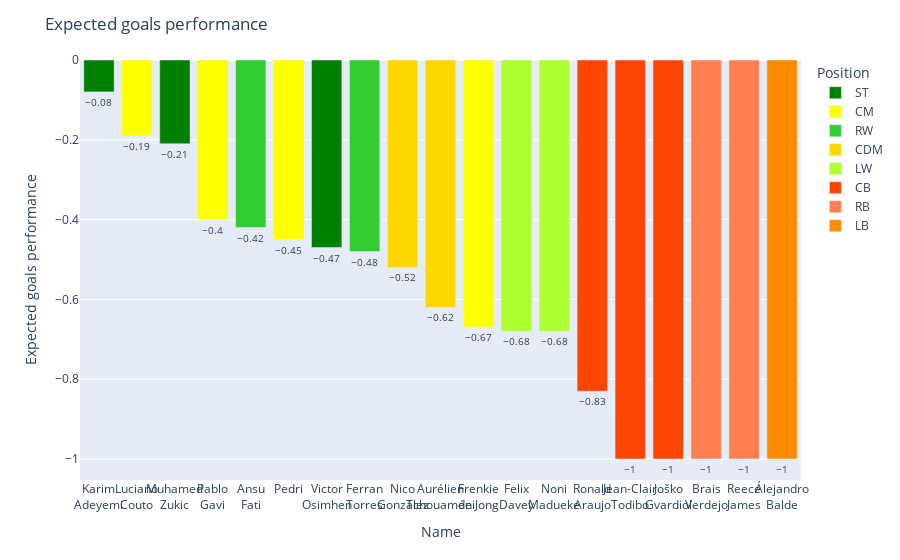

Here is the notebook cell this chart was saved with:
### Code cell
bar_plot('xGperf')

### Figure 1 — Plotly figure (JSON) as saved in the notebook; plotly's stock layout.template omitted (floating-point values rounded to 4 significant figures)
{"data": [{"alignmentgroup": "True", "cliponaxis": false, "customdata": [[862], [338], [1445]], "hovertemplate": "Position=ST<br>Name=%{x}<br>Expected goals performance=%{y}<br>MinutesPlayed=%{customdata[0]}<extra></extra>", "legendgroup": "ST", "marker": {"color": "green", "pattern": {"shape": ""}}, "name": "ST", "offsetgroup": "ST", "orientation": "v", "showlegend": true, "textfont": {"size": 10}, "textposition": "outside", "texttemplate": "%{y}", "type": "bar", "x": ["Karim<br>Adeyemi", "Muhamed<br>Zukic", "Victor<br>Osimhen"], "xaxis": "x", "y": [-0.08, -0.21, -0.47], "yaxis": "y"}, {"alignmentgroup": "True", "cliponaxis": false, "customdata": [[706], [1054], [1310], [1497]], "hovertemplate": "Position=CM<br>Name=%{x}<br>Expected goals performance=%{y}<br>MinutesPlayed=%{customdata[0]}<extra></extra>", "legendgroup": "CM", "marker": {"color": "yellow", "pattern": {"shape": ""}}, "name": "CM", "offsetgroup": "CM", "orientation": "v", "showlegend": true, "textfont": {"size": 10}, "textposition": "outside", "texttemplate": "%{y}", "type": "bar", "x": ["Luciano<br>Couto", "Pablo<br>Gavi", "Pedri", "Frenkie<br>de Jong"], "xaxis": "x", "y": [-0.19, -0.4, -0.45, -0.67], "yaxis": "y"}, {"alignmentgroup": "True", "cliponaxis": false, "customdata": [[1193], [1088]], "hovertemplate": "Position=RW<br>Name=%{x}<br>Expected goals performance=%{y}<br>MinutesPlayed=%{customdata[0]}<extra></extra>", "legendgroup": "RW", "marker": {"color": "limegreen", "pattern": {"shape": ""}}, "name": "RW", "offsetgroup": "RW", "orientation": "v", "showlegend": true, "textfont": {"size": 10}, "textposition": "outside", "texttemplate": "%{y}", "type": "bar", "x": ["Ansu<br>Fati", "Ferran<br>Torres"], "xaxis": "x", "y": [-0.42, -0.48], "yaxis": "y"}, {"alignmentgroup": "True", "cliponaxis": false, "customdata": [[1086], [1227]], "hovertemplate": "Position=CDM<br>Name=%{x}<br>Expected goals performance=%{y}<br>MinutesPlayed=%{customdata[0]}<extra></extra>", "legendgroup": "CDM", "marker": {"color": "gold", "pattern": {"shape": ""}}, "name": "CDM", "offsetgroup": "CDM", "orientation": "v", "showlegend": true, "textfont": {"size": 10}, "textposition": "outside", "texttemplate": "%{y}", "type": "bar", "x": ["Nico<br>González", "Aurélien<br>Tchouaméni"], "xaxis": "x", "y": [-0.52, -0.62], "yaxis": "y"}, {"alignmentgroup": "True", "cliponaxis": false, "customdata": [[967], [1017]], "hovertemplate": "Position=LW<br>Name=%{x}<br>Expected goals performance=%{y}<br>MinutesPlayed=%{customdata[0]}<extra></extra>", "legendgroup": "LW", "marker": {"color": "greenyellow", "pattern": {"shape": ""}}, "name": "LW", "offsetgroup": "LW", "orientation": "v", "showlegend": true, "textfont": {"size": 10}, "textposition": "outside", "texttemplate": "%{y}", "type": "bar", "x": ["Felix<br>Davey", "Noni<br>Madueke"], "xaxis": "x", "y": [-0.68, -0.68], "yaxis": "y"}, {"alignmentgroup": "True", "cliponaxis": false, "customdata": [[2028], [737], [1760]], "hovertemplate": "Position=CB<br>Name=%{x}<br>Expected goals performance=%{y}<br>MinutesPlayed=%{customdata[0]}<extra></extra>", "legendgroup": "CB", "marker": {"color": "orangered", "pattern": {"shape": ""}}, "name": "CB", "offsetgroup": "CB", "orientation": "v", "showlegend": true, "textfont": {"size": 10}, "textposition": "outside", "texttemplate": "%{y}", "type": "bar", "x": ["Ronald<br>Araujo", "Jean-Clair<br>Todibo", "Joško<br>Gvardiol"], "xaxis": "x", "y": [-0.83, -1, -1], "yaxis": "y"}, {"alignmentgroup": "True", "cliponaxis": false, "customdata": [[893], [1425]], "hovertemplate": "Position=RB<br>Name=%{x}<br>Expected goals performance=%{y}<br>MinutesPlayed=%{customdata[0]}<extra></extra>", "legendgroup": "RB", "marker": {"color": "coral", "pattern": {"shape": ""}}, "name": "RB", "offsetgroup": "RB", "orientation": "v", "showlegend": true, "textfont": {"size": 10}, "textposition": "outside", "texttemplate": "%{y}", "type": "bar", "x": ["Brais<br>Verdejo", "Reece<br>James"], "xaxis": "x", "y": [-1, -1], "yaxis": "y"}, {"alignmentgroup": "True", "cliponaxis": false, "customdata": [[1188]], "hovertemplate": "Position=LB<br>Name=%{x}<br>Expected goals performance=%{y}<br>MinutesPlayed=%{customdata[0]}<extra></extra>", "legendgroup": "LB", "marker": {"color": "darkorange", "pattern": {"shape": ""}}, "name": "LB", "offsetgroup": "LB", "orientation": "v", "showlegend": true, "textfont": {"size": 10}, "textposition": "outside", "texttemplate": "%{y}", "type": "bar", "x": ["Álejandro<br>Balde"], "xaxis": "x", "y": [-1], "yaxis": "y"}], "layout": {"barmode": "relative", "legend": {"title": {"text": "Position"}, "tracegroupgap": 0}, "margin": {"t": 60}, "title": {"text": "Expected goals performance"}, "xaxis": {"anchor": "y", "categoryorder": "min descending", "domain": [0, 1], "tickangle": 0, "title": {"text": "Name"}}, "yaxis": {"anchor": "x", "domain": [0, 1], "title": {"text": "Expected goals performance"}}}}
